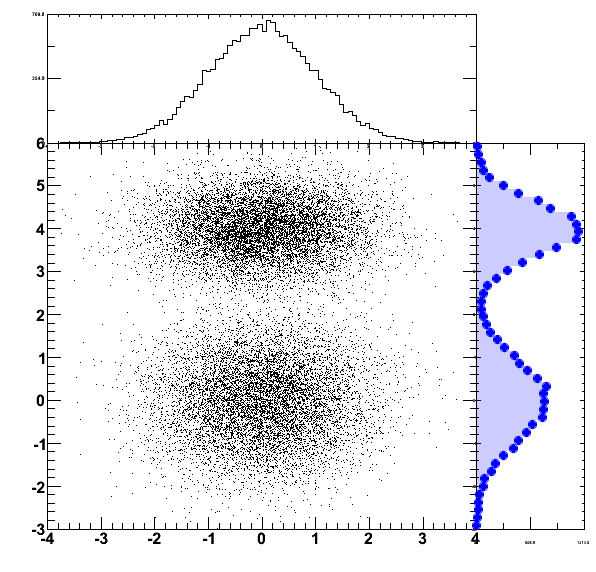

Here is the Python script that generated this plot:
#
# Example script to draw a 2D histogram with its projections on X and Y
#
# For more discussions on the topic, search for 'hbar' on the root forum.
#
# davide.gerbaudo@gmail.com
# August 2012

import ROOT as r

r.gROOT.SetBatch(1)
r.gROOT.SetStyle('Plain')
r.gStyle.SetOptStat(0)
r.gStyle.SetOptTitle(0)
r.gStyle.SetPadTickX(1)
r.gStyle.SetPadTickY(1)

nEvents = 10000

h2d = r.TH2F('h2d','2d histo',100, -4.0, +4.0, 50, -3.0, +6.0)
x, y = r.Double(0.), r.Double(0.)
for i in xrange(nEvents) :
    r.gRandom.Rannor(x, y)
    h2d.Fill(x, 0.9*y)
    r.gRandom.Rannor(x, y)
    h2d.Fill(x, 0.6*y+4.)


nPxX = 600
nPxY = 600
epsilon = 0  #1.0/nPxX # mask defect on top frame (only visible interactively, not in resulting graphics)
xFrac = 0.80 # x fraction of the canvas allocated to the main pad
yFrac = 0.75 # y fraction of the canvas allocated to the main pad
c = r.TCanvas('c','side projections', nPxX, nPxY)
c.cd()
pad2d = r.TPad('pad2d', 'central pad', 0.0, 0.0, xFrac, yFrac, 0, 0, 0)
pad2d.SetRightMargin(0.0)
pad2d.SetTopMargin(0.0)
pad2d.SetFillStyle(0)
c.cd()
padX = r.TPad('padX', 'top pad', 0.0, yFrac, xFrac-epsilon, 1.0, 0, 0, 0)
padX.SetRightMargin(0.0+epsilon)
padX.SetBottomMargin(0.0)
padX.SetFillStyle(0)
c.cd()
padY = r.TPad('padY', 'right pad', xFrac, 0.0, 1.0, yFrac, 0, 0, 0)
padY.SetLeftMargin(0.0)
padY.SetTopMargin(0.0)
padY.SetFillStyle(0)

c.cd()
pad2d.Draw()
pad2d.cd()
h2d.Draw()

c.cd()
padX.Draw()
padX.cd()
pjx = h2d.ProjectionX()
pjx.GetYaxis().SetNdivisions(-202)
pjx.Draw()


c.cd()
padY.Draw()
padY.cd()
pjy = h2d.ProjectionY()
pjy.SetFillColor(r.kBlue-10)
pjy.GetYaxis().SetNdivisions(-202)
pjy.Draw('hbar') # you might want to use this even just to get the rotated frame

# if you want to draw anything other than the bar, you need to use a TGraphError
pgy = r.TGraphErrors(0)
pgy.SetName('pgy')
for b in range(1, pjy.GetNbinsX()+1) :
    pgy.SetPoint(pgy.GetN(), pjy.GetBinContent(b), pjy.GetBinCenter(b))
    pgy.SetPointError(pgy.GetN()-1, 0.5*pjy.GetBinError(b), 0.5*pjy.GetBinWidth(b))
pgy.SetMarkerStyle(r.kFullCircle)
pgy.SetMarkerColor(r.kBlue)
pgy.SetLineColor(r.kBlue)
pgy.Draw('p')


c.Update()
for ext in ['gif','png','eps','pdf'] : c.SaveAs('scatterHistProj.'+ext)

#answ = ''
#while answ not in ['q'] : answ = raw_input('quit?')
